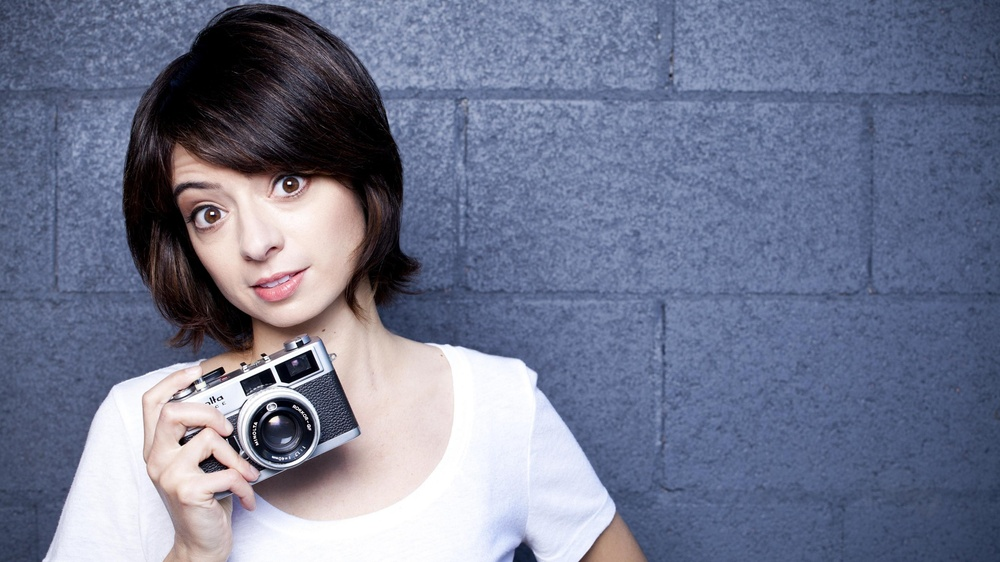
#> input picture OpenCV/kejt_mikuchchi.jpg, 1000 x 562 px, shrunk from 1920 x 1080 before the run, found by its file name
$ python Smooth.py
#> lines starting #> are read from the running program, lines starting #| are printed output that depends on the picture
import cv2

win = 'smooth'
image = cv2.imread('C:/Users/hlopeth/PycharmProjects/OpenCV/kejt_mikuchchi.jpg',0)
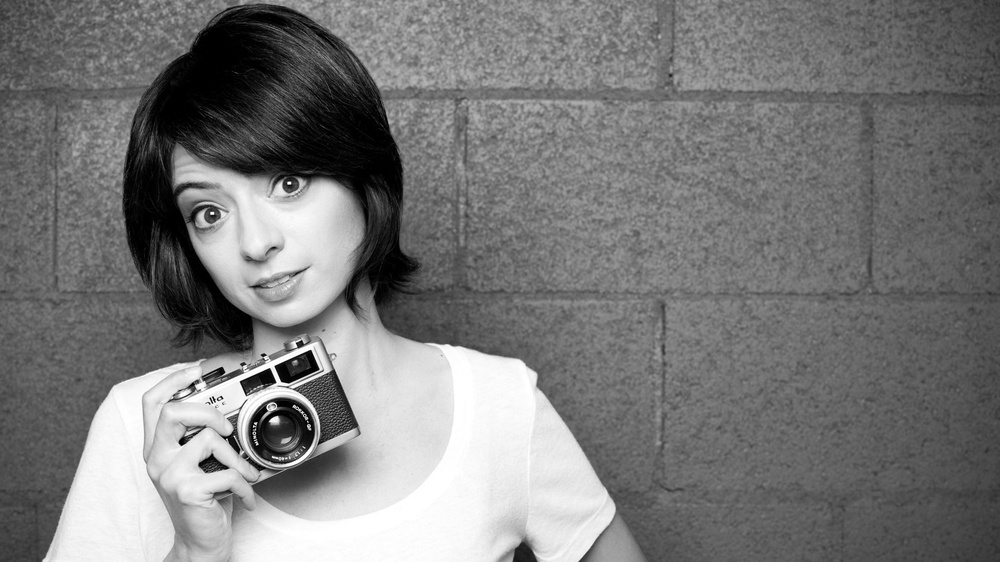
#> image: shape (562, 1000); min 0, max 255, mean 121.2
blur = cv2.GaussianBlur(image,(111,1),0)
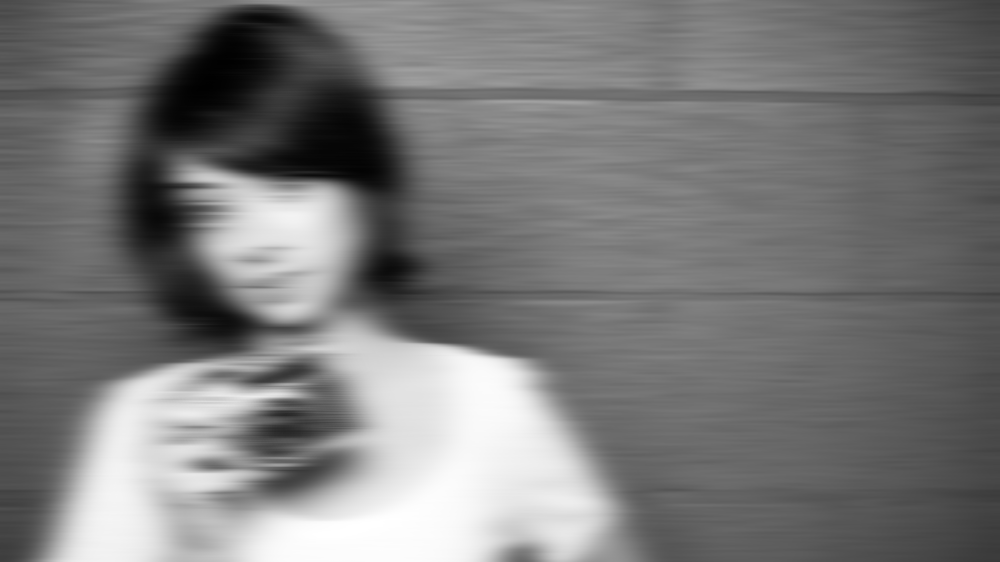
#> blur: shape (562, 1000); min 1, max 255, mean 121.2
cv2.imshow(win,blur)
cv2.waitKey(0)
cv2.destroyAllWindows()
